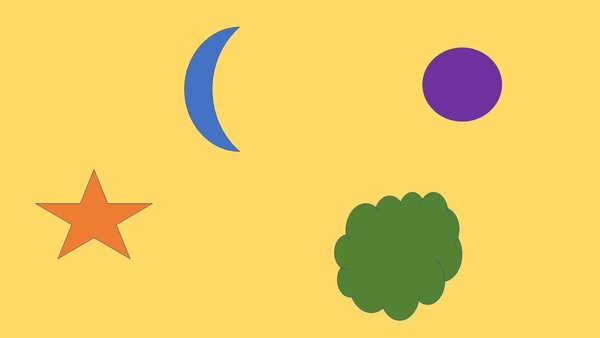
#> input picture WorkshopAI/pertemuan7/img/RandomShape1.jpg, 600 x 338 px
$ jupyter execute 'pertemuan-7(Corner_Detector).ipynb'
#> lines starting #> are read from the running program, lines starting #| are printed output that depends on the picture; after the words box and inside, x2 and y2 are one past the last pixel; in counts of white or black regions, pixels touching at a corner belong together
[cell 1]
import cv2
import numpy as np
from skimage.io import imread, imshow
filename = 'img/RandomShape1.jpg'

[cell 2]
#Original image
img = cv2.imread(filename)
#> img is the input picture: shape (338, 600, 3); mean B, G, R 100.9, 204.6, 236.9
imshow(img)

[cell 3]
#Harris Corner
imgH = cv2.imread(filename)
gray = cv2.cvtColor(imgH, cv2.COLOR_BGR2GRAY)
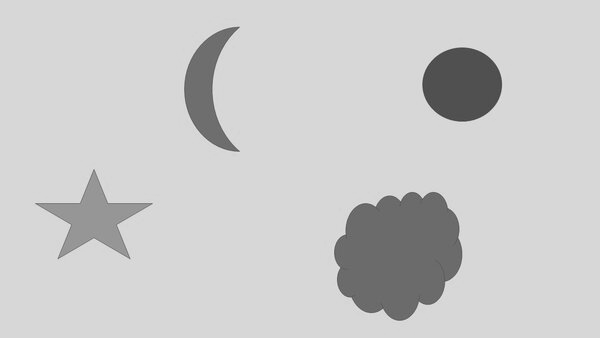
#> gray: shape (338, 600); min 59, max 235, mean 202.5
gray = np.float32(gray)
dst = cv2.cornerHarris(gray,2,3,0.04)
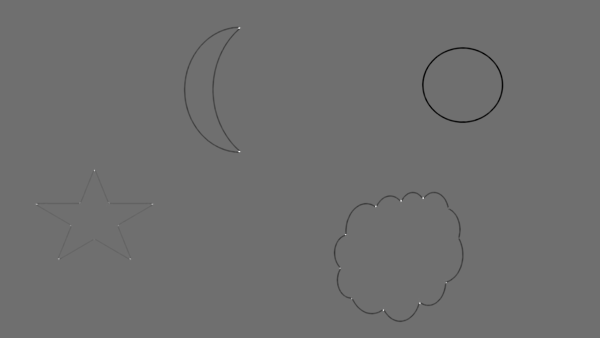
#> dst: shape (338, 600) float32; min -11656603, max 14884903, mean -41105.5; drawn with min black and max white

dst = cv2.dilate(dst, None)
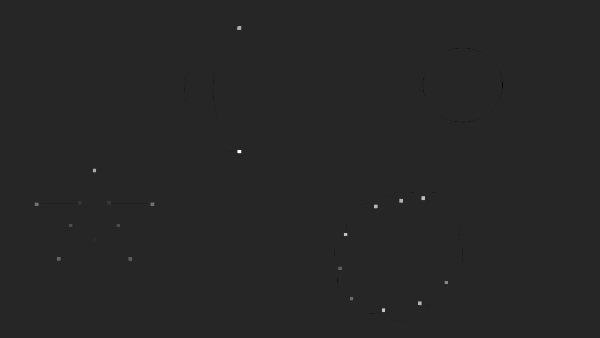
#> dst: shape (338, 600) float32; min -2616548.2, max 14884903, mean 7486.9; drawn with min black and max white

imgH[dst>0.01*dst.max()]=[0,0,255]
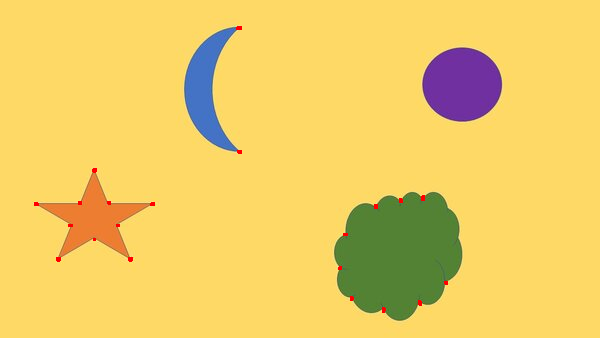
#> imgH: shape (338, 600, 3); 0.19% of pixels changed, all inside (x1, y1, x2, y2) = (34, 26, 448, 313)

cv2.imshow('Corners', imgH)
cv2.waitKey(0)
cv2.destroyAllWindows()

[cell 4]
#Shi-Tomasi Corner
imgSi = cv2.imread(filename)
gray = cv2.cvtColor(imgSi, cv2.COLOR_BGR2GRAY)

corners = cv2.goodFeaturesToTrack(gray,20,0.01,10)
#> corners = 20 rows, first 8: [400, 200], [422, 197], [419, 302], [375, 205], [238, 27], [382, 310], [239, 151], [344, 233]
corners = np.int0(corners)

for i in corners:
    x, y = i.ravel()
    cv2.circle(imgSi, (x,y), 3,255,-1)
#> this loop made 20 passes
#> (x, y) on passes 1 to 12: (400, 200), (422, 197), (419, 302), (375, 205), (238, 27), (382, 310), (239, 151), (344, 233), (445, 282), (58, 258), (94, 169), (129, 258)
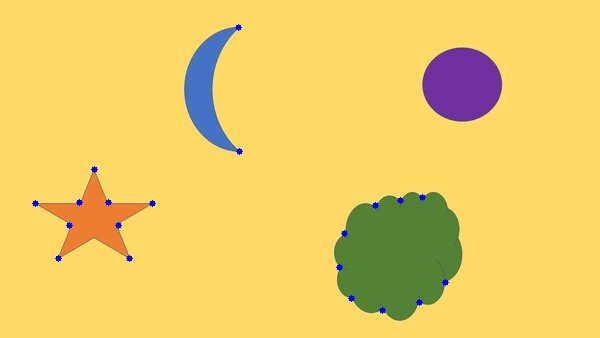
#> imgSi: shape (338, 600, 3); 0.29% of pixels changed, all inside (x1, y1, x2, y2) = (32, 24, 449, 314)

cv2.imshow('Shi-Tomasi', imgSi)
cv2.waitKey(0)
cv2.destroyAllWindows()
